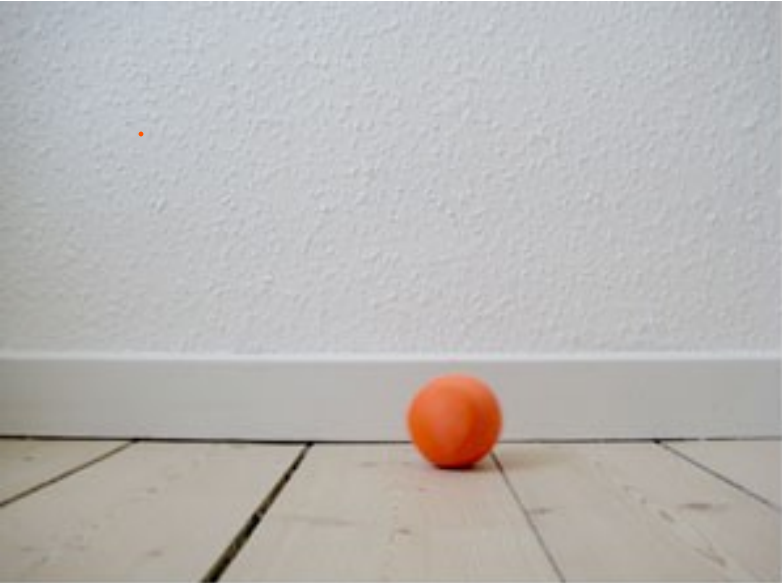
#> input picture Lythuyet/Bai6/image1.png, 782 x 583 px
$ python test.py
#> lines starting #> are read from the running program, lines starting #| are printed output that depends on the picture; after the words box and inside, x2 and y2 are one past the last pixel; in counts of white or black regions, pixels touching at a corner belong together
import cv2
import numpy as np

def preprocess_image(file_path):
#> called with file_path = 'image1.png'
    image = cv2.imread(file_path, cv2.IMREAD_GRAYSCALE)
#> image: shape (583, 782); min 0, max 255, mean 182.4
#> call 2 of preprocess_image, with file_path = 'image2.png'
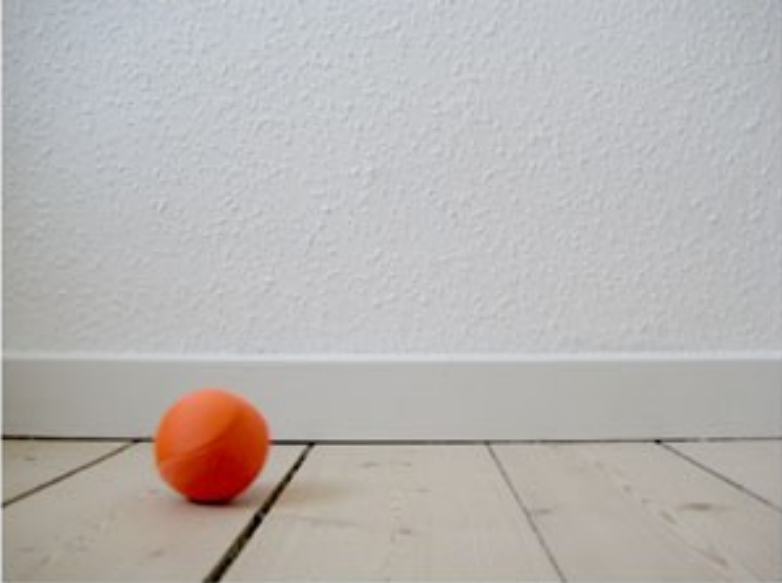
#> input picture Lythuyet/Bai6/image2.png, 782 x 583 px
#> in preprocess_image (call 2), `image = cv2.imread(file_path, cv2.IMREAD_GRAYSCALE)`:
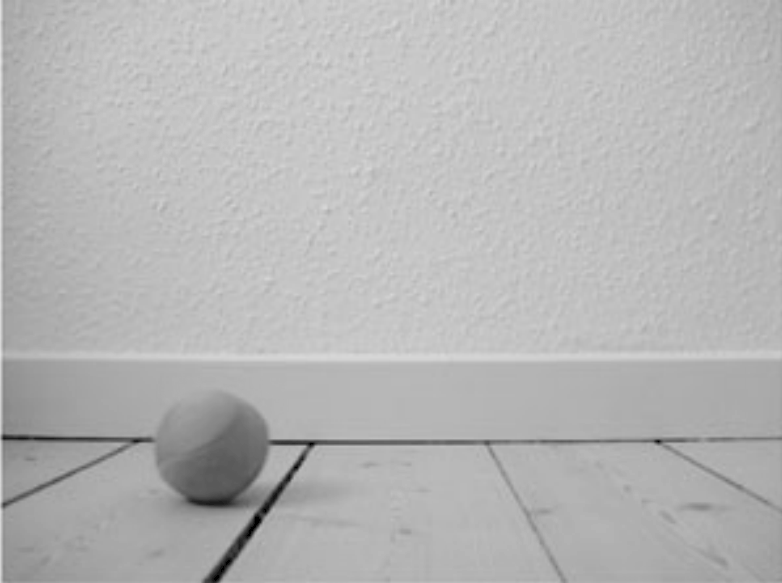
#> image: shape (583, 782); min 0, max 225, mean 181.9
    return image

def background_subtraction(image1, image2):
    subtractor = cv2.createBackgroundSubtractorMOG2()

    fg_mask1 = subtractor.apply(image1)
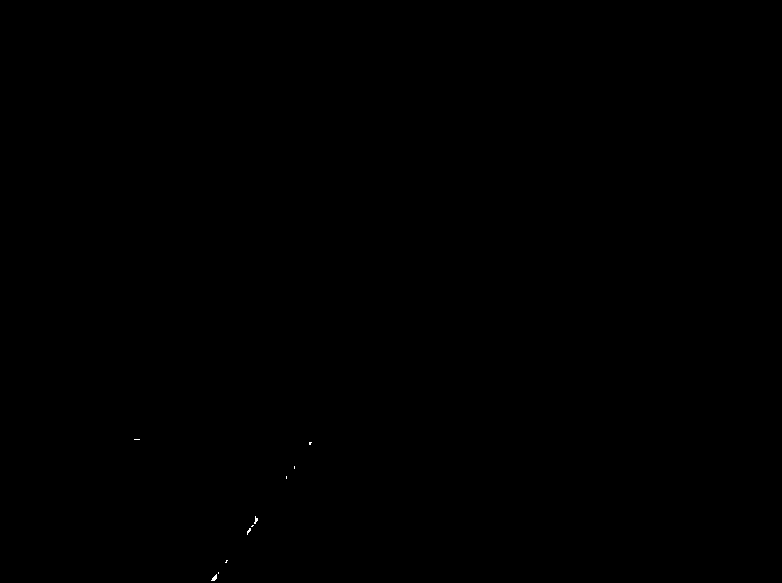
#> fg_mask1: shape (583, 782); values 127 (black) and 255 (white), 0.02% white in thin lines or dots, all inside (x1, y1, x2, y2) = (134, 439, 312, 581)
    fg_mask2 = subtractor.apply(image2)
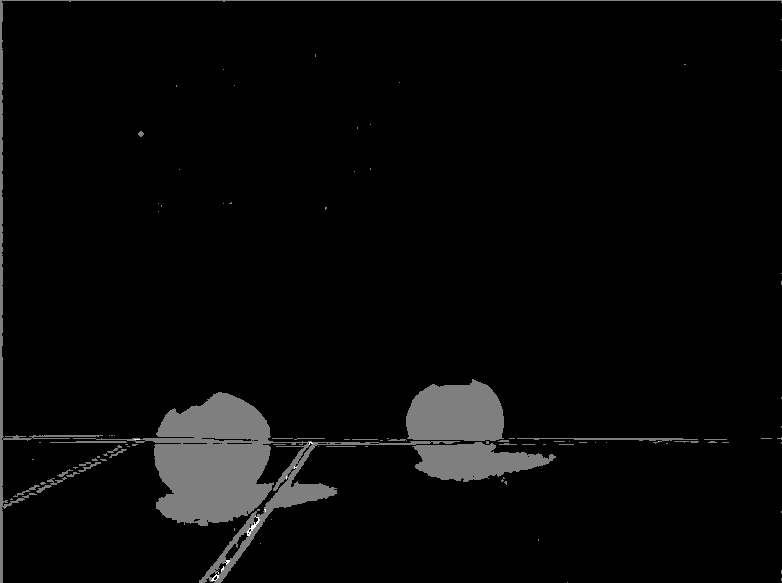
#> fg_mask2: shape (583, 782); min 0, max 255, mean 7.9

    result = cv2.absdiff(fg_mask1, fg_mask2)
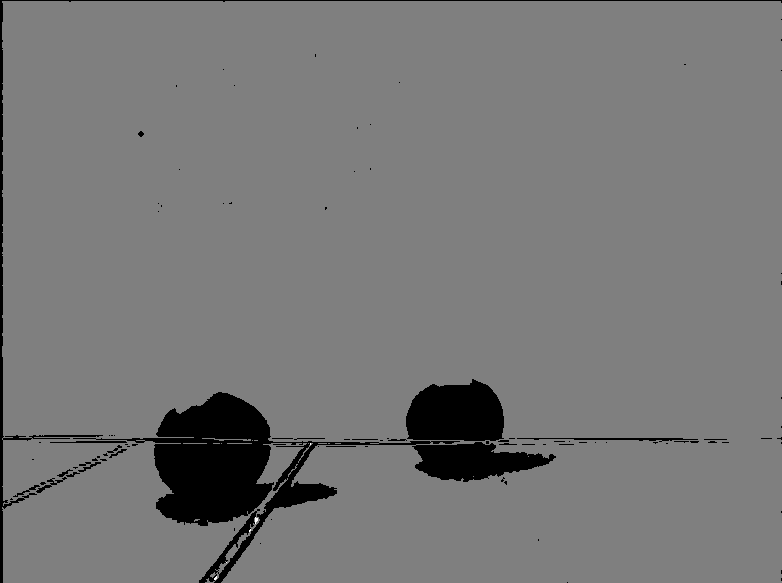
#> result: shape (583, 782); min 0, max 255, mean 119.2

    return result

def main():
    image_path1 = 'image1.png'
    image_path2 = 'image2.png'

    gray_image1 = preprocess_image(image_path1)
    gray_image2 = preprocess_image(image_path2)

    result_image = background_subtraction(gray_image1, gray_image2)

    cv2.imshow('Original Image 1', gray_image1)
    cv2.imshow('Original Image 2', gray_image2)
    cv2.imshow('Motion Detection Result', result_image)
    cv2.waitKey(0)
    cv2.destroyAllWindows()

if __name__ == "__main__":
    main()
